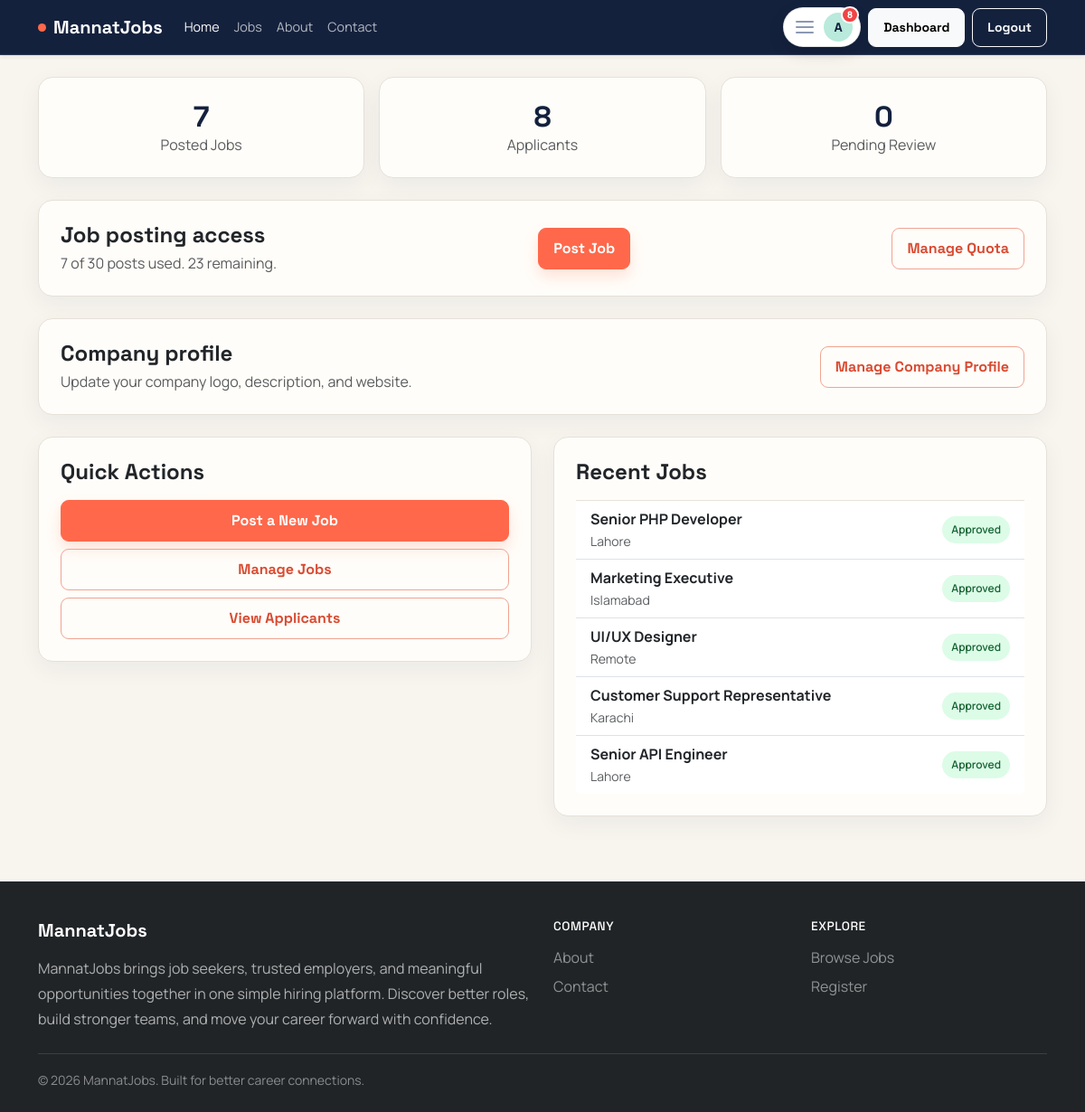
Page /employer/index.php (signed in) on the committed database.
### tables this page shows
CREATE TABLE jobs (
    id INT UNSIGNED AUTO_INCREMENT PRIMARY KEY,
    employer_id INT UNSIGNED NOT NULL,
    category_id INT UNSIGNED NOT NULL,
    title VARCHAR(180) NOT NULL,
    description TEXT NOT NULL,
    requirements TEXT NOT NULL,
    location VARCHAR(120) NOT NULL,
    job_type ENUM('Full-time', 'Part-time', 'Remote', 'Internship') NOT NULL,
    salary_min DECIMAL(12,2) DEFAULT NULL,
    salary_max DECIMAL(12,2) DEFAULT NULL,
    experience_level VARCHAR(80) DEFAULT NULL,
    deadline DATE DEFAULT NULL,
    status ENUM('pending', 'approved', 'rejected', 'closed') NOT NULL DEFAULT 'pending',
    created_at TIMESTAMP NOT NULL DEFAULT CURRENT_TIMESTAMP,
    updated_at TIMESTAMP NOT NULL DEFAULT CURRENT_TIMESTAMP ON UPDATE CURRENT_TIMESTAMP,
    CONSTRAINT fk_jobs_employer FOREIGN KEY (employer_id) REFERENCES users(id) ON DELETE CASCADE,
    CONSTRAINT fk_jobs_category FOREIGN KEY (category_id) REFERENCES job_categories(id) ON DELETE RESTRICT,
    INDEX idx_jobs_employer (employer_id),
    INDEX idx_jobs_status (status),
    INDEX idx_jobs_location (location),
    INDEX idx_jobs_category (category_id),
    INDEX idx_jobs_title (title)
);

### includes/functions.php (called while the page is built, shortened)
<?php
function e($value)
{
    return htmlspecialchars((string)$value, ENT_QUOTES, 'UTF-8');
}
function appBasePath()
{
    static $basePath;
    if ($basePath !== null) {
        return $basePath;
    }
    $documentRoot = realpath($_SERVER['DOCUMENT_ROOT'] ?? '');
    $appRoot = realpath(__DIR__ . '/..');
    $basePath = '';
    if ($documentRoot && $appRoot) {
        $documentRoot = str_replace('\\', '/', rtrim($documentRoot, '\\/'));
        $appRoot = str_replace('\\', '/', $appRoot);
        if (str_starts_with(strtolower($appRoot), strtolower($documentRoot))) {
            $basePath = substr($appRoot, strlen($documentRoot));
        }
    }
    return rtrim($basePath, '/');
}
function url($path = '')
{
    $path = ltrim($path, '/');
    return appBasePath() . ($path === '' ? '/' : '/' . $path);
}
function ensureEmployerQuota($conn, $employerId)
{
    $stmt = $conn->prepare('INSERT IGNORE INTO employer_job_quotas (employer_id, post_limit, posts_used) VALUES (?, 30, 0)');
    $stmt = $conn->prepare('SELECT post_limit, posts_used FROM employer_job_quotas WHERE employer_id = ? LIMIT 1');
    $stmt->bind_param('i', $employerId);
    $stmt->execute();
    return $stmt->get_result()->fetch_assoc() ?: ['post_limit' => 30, 'posts_used' => 0];
}
function getEmployerQuota($conn, $employerId)
{
    $quota = ensureEmployerQuota($conn, $employerId);
    $stmt = $conn->prepare('SELECT COUNT(*) AS total FROM jobs WHERE employer_id = ?');
    $stmt->bind_param('i', $employerId);
    $stmt->execute();
    $used = (int)($stmt->get_result()->fetch_assoc()['total'] ?? 0);
    $update = $conn->prepare('UPDATE employer_job_quotas SET posts_used = ? WHERE employer_id = ?');
    $quota['posts_used'] = $used;
    return $quota;
}

### employer/index.php (the view, shortened to what this page needs)
<?php
require_once __DIR__ . '/../includes/db.php';
require_once __DIR__ . '/../includes/functions.php';
$jobs = $conn->query('SELECT * FROM jobs WHERE employer_id = ' . (int)$_SESSION['user_id'] . ' ORDER BY created_at DESC LIMIT 5');
$totalJobs = $conn->query('SELECT COUNT(*) AS total FROM jobs WHERE employer_id = ' . (int)$_SESSION['user_id'])->fetch_assoc()['total'];
$totalApplicants = $conn->query('SELECT COUNT(*) AS total FROM applications a INNER JOIN jobs j ON j.id = a.job_id WHERE j.employer_id = ' . (int)$_SESSION['user_id'])->fetch_assoc()['total'];
$pendingJobs = $conn->query('SELECT COUNT(*) AS total FROM jobs WHERE employer_id = ' . (int)$_SESSION['user_id'] . ' AND status = "pending"')->fetch_assoc()['total'];
$quota = getEmployerQuota($conn, (int)$_SESSION['user_id']);
$remainingPosts = max(0, (int)$quota['post_limit'] - (int)$quota['posts_used']);
include __DIR__ . '/../includes/header.php';
?>
<div class="row g-3 mb-4">
    <div class="col-md-4">
        <div class="stat-box">
            <h3><?php echo (int)$totalJobs; ?></h3>
            <p class="mb-0 text-muted">Posted Jobs</p>
        </div>
    </div>
    <div class="col-md-4">
        <div class="stat-box">
            <h3><?php echo (int)$totalApplicants; ?></h3>
            <p class="mb-0 text-muted">Applicants</p>
        </div>
    </div>
    <div class="col-md-4">
        <div class="stat-box">
            <h3><?php echo (int)$pendingJobs; ?></h3>
            <p class="mb-0 text-muted">Pending Review</p>
        </div>
    </div>
</div>
<div class="card p-4 mb-4">
    <div class="d-flex justify-content-between align-items-center flex-wrap gap-3">
        <div>
            <h4 class="fw-bold mb-1">Job posting access</h4>
            <p class="text-muted mb-0"><?php echo (int)$quota['posts_used']; ?> of <?php echo (int)$quota['post_limit']; ?> posts used. <?php echo $remainingPosts; ?> remaining.</p>
        </div>
        <?php if ($remainingPosts > 0): ?><a href="<?php echo e(url('employer/post-job.php')); ?>" class="btn btn-primary">Post Job</a><?php endif; ?>
        <a href="<?php echo e(url('employer/quota-request.php')); ?>" class="btn btn-outline-primary">Manage Quota</a>
    </div>
</div>
<div class="card p-4 mb-4">
    <div class="d-flex justify-content-between align-items-center flex-wrap gap-3">
        <div>
            <h4 class="fw-bold mb-1">Company profile</h4>
            <p class="text-muted mb-0">Update your company logo, description, and website.</p>
        </div>
        <a href="<?php echo e(url('employer/profile.php')); ?>" class="btn btn-outline-primary">Manage Company Profile</a>
    </div>
</div>
<div class="row g-4">
    <div class="col-lg-6">
        <div class="card p-4">
            <h4 class="fw-bold mb-3">Quick Actions</h4>
            <div class="d-grid gap-2">
                <a href="<?php echo e(url('employer/post-job.php')); ?>" class="btn btn-primary">Post a New Job</a>
                <a href="<?php echo e(url('employer/jobs.php')); ?>" class="btn btn-outline-primary">Manage Jobs</a>
                <a href="<?php echo e(url('employer/applicants.php')); ?>" class="btn btn-outline-primary">View Applicants</a>
            </div>
        </div>
    </div>
    <div class="col-lg-6">
        <div class="card p-4">
            <h4 class="fw-bold mb-3">Recent Jobs</h4>
            <?php if ($jobs->num_rows > 0): ?>
                <ul class="list-group list-group-flush">
                    <?php while ($job = $jobs->fetch_assoc()): ?>
                        <li class="list-group-item d-flex justify-content-between align-items-center">
                            <div>
                                <strong><?php echo e($job['title']); ?></strong><br>
                                <small class="text-muted"><?php echo e($job['location']); ?></small>
                            </div>
                            <span class="status-pill status-<?php echo e($job['status']); ?>"><?php echo e(ucfirst($job['status'])); ?></span>
                        </li>
                    <?php endwhile; ?>
                </ul>
            <?php else: ?>
                <p class="text-muted mb-0">No jobs posted yet.</p>
            <?php endif; ?>
        </div>
    </div>
</div>
<?php include __DIR__ . '/../includes/footer.php'; ?>

### assets/css/style.css (style rules this page uses)
:root { --primary: #ff684a; --primary-dark: #d94a31; --secondary: #14213d; --ink: #172033; --paper: #f8f5ef; --mint: #b9eadb; --muted: #657084; --success: #20866b; --danger: #c94848; --warning: #d28a22; --border: #e6e1d8; --shadow: 0 18px 50px rgba(20, 33, 61, 0.09); }
* { scrollbar-color: #b9b1a5 var(--paper); }
body { font-family: 'Manrope', sans-serif; background: var(--paper); color: var(--ink); min-width: 320px; min-height: 100vh; display: flex; flex-direction: column; }
h1, h2, h3, h4, h5, h6, .navbar-brand, .btn { font-family: 'Space Grotesk', sans-serif; }
h1, h2, h3, h4, h5, h6 { letter-spacing: 0; }
.card, .stat-box, .dashboard-sidebar { border: 1px solid var(--border); border-radius: 16px; box-shadow: 0 8px 26px rgba(20, 33, 61, 0.055); background: #fffdf9; }
.card { transition: box-shadow 180ms ease, transform 180ms ease; }
.status-pill { display: inline-block; padding: 6px 10px; border-radius: 999px; font-size: 0.75rem; font-weight: 600; }
.status-approved { background: #dcfce7; color: #166534; }
.btn { border-radius: 9px; font-weight: 700; padding: 10px 16px; transition: transform 160ms ease, box-shadow 160ms ease, background 160ms ease; }
.btn-primary { --bs-btn-bg: var(--primary); --bs-btn-border-color: var(--primary); --bs-btn-hover-bg: var(--primary-dark); --bs-btn-hover-border-color: var(--primary-dark); box-shadow: 0 8px 16px rgba(255, 104, 74, 0.18); }
.btn-outline-primary { --bs-btn-color: var(--primary-dark); --bs-btn-border-color: #f0a492; --bs-btn-hover-bg: var(--primary); --bs-btn-hover-border-color: var(--primary); }
.stat-box { padding: 24px 18px; text-align: center; }
.stat-box h3 { margin: 0; font-size: 2rem; font-weight: 700; color: var(--secondary); }

### rows in the picture
jobs: title "Senior PHP Developer", location "Lahore", status "Approved"
jobs: title "Marketing Executive", location "Islamabad", status "Approved"
jobs: title "UI/UX Designer", location "Remote", status "Approved"
jobs: title "Customer Support Representative", location "Karachi", status "Approved"
jobs: title "Senior API Engineer", location "Lahore", status "Approved"

### other values in the picture
userInitial($user) "A"
$accountCount "8"
$totalJobs "7"
$totalApplicants "8"
$pendingJobs "0"
$quota['posts_used'] "7"
$quota['post_limit'] "30"
$remainingPosts "23"
